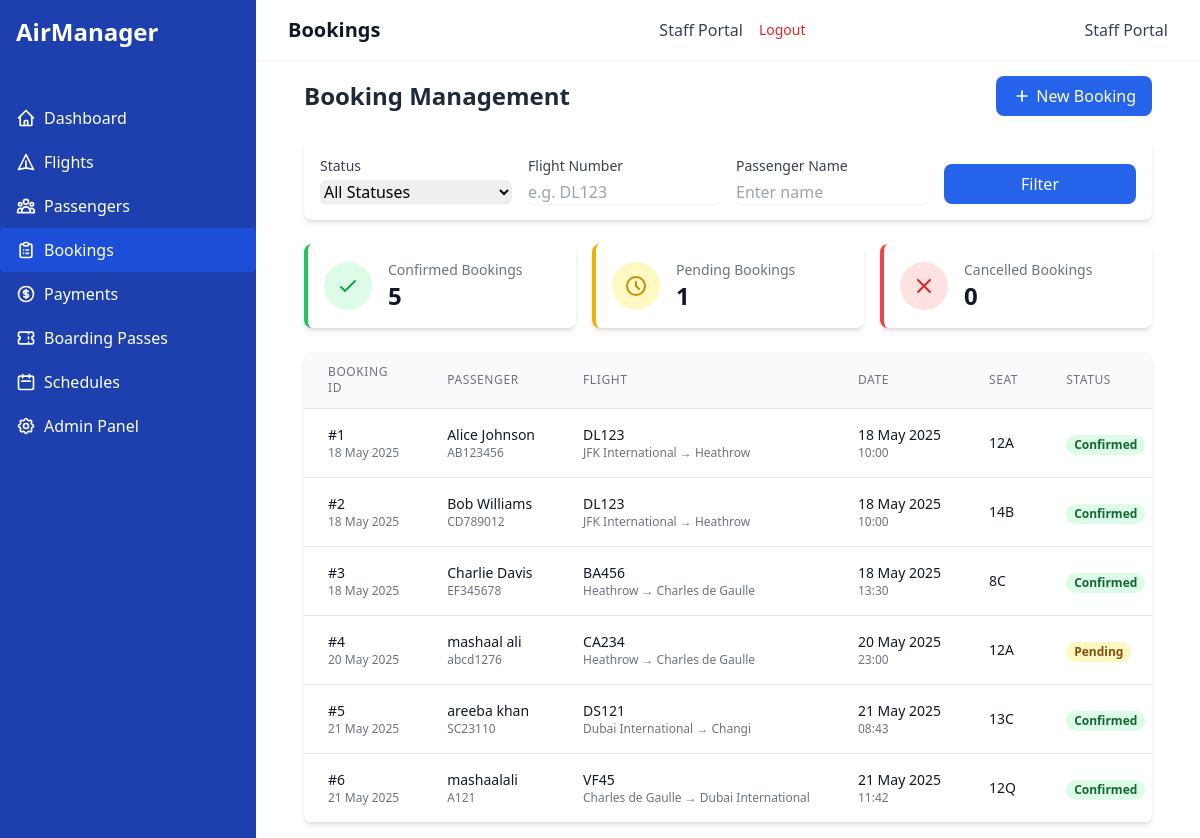
/bookings/ (signed in), run on an earlier commit of the app's database.
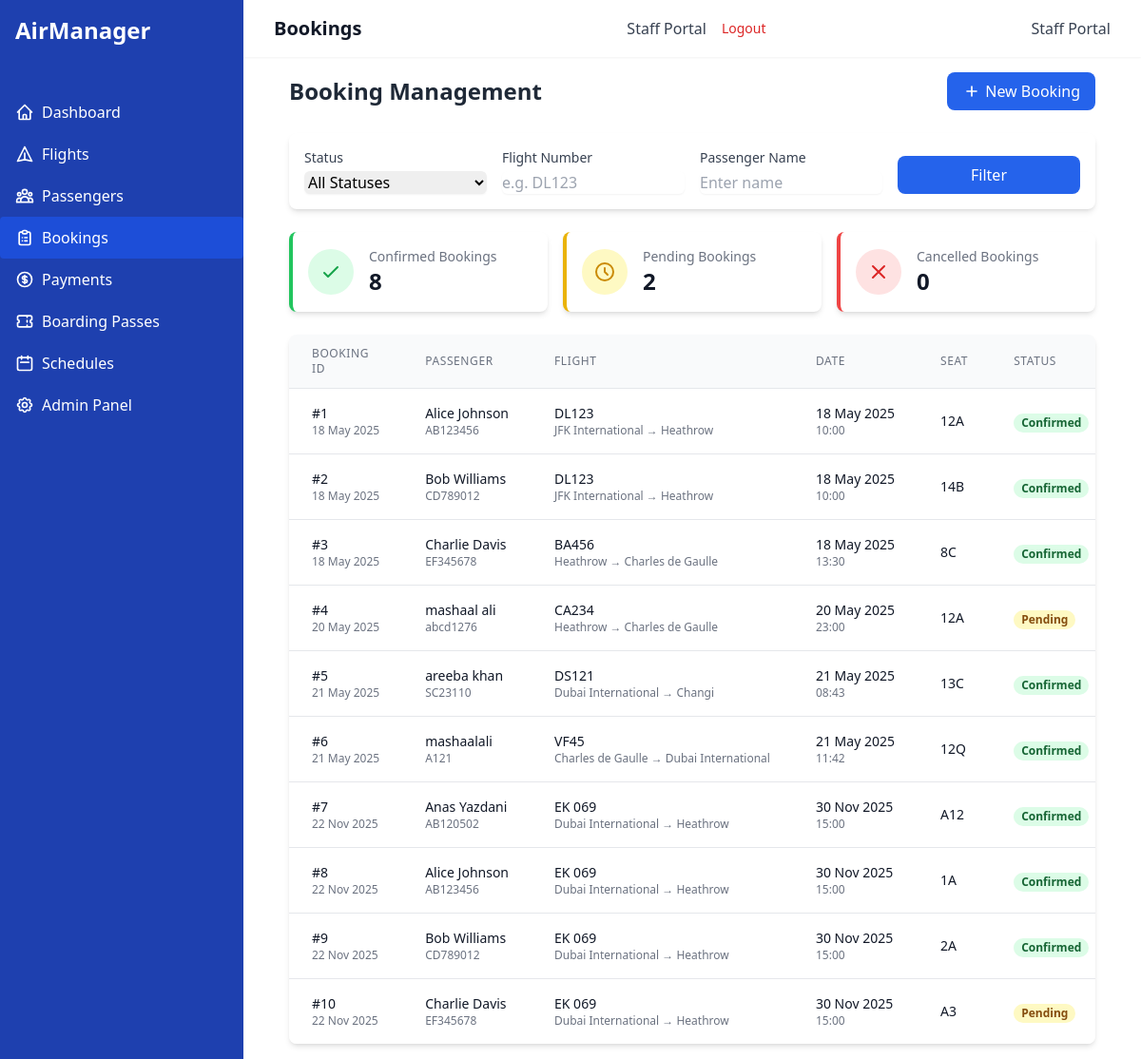
And on a later commit of the database.
### airline_app/models.py (models this page shows, shortened)
class Booking(models.Model):
    STATUS_CHOICES = [
        ('CONFIRMED', 'Confirmed'),
        ('PENDING', 'Pending'),
        ('CANCELLED', 'Cancelled'),
    ]
    booking_id = models.AutoField(primary_key=True)
    booking_date = models.DateTimeField(auto_now_add=True)
    seat_number = models.CharField(max_length=5)
    passenger = models.ForeignKey(
        Passenger, on_delete=models.CASCADE, related_name='bookings')
    flight = models.ForeignKey(
        Flight, on_delete=models.CASCADE, related_name='bookings')
    status = models.CharField(
        max_length=10, choices=STATUS_CHOICES, default='PENDING')
    class Meta:
        unique_together = ('flight', 'seat_number')

class Passenger(models.Model):
    GENDER_CHOICES = [
        ('M', 'Male'),
        ('F', 'Female'),
        ('O', 'Other'),
    ]
    passenger_id = models.AutoField(primary_key=True)
    name = models.CharField(max_length=100)
    date_of_birth = models.DateField()
    gender = models.CharField(max_length=1, choices=GENDER_CHOICES)
    email = models.EmailField()
    phone_number = models.CharField(max_length=15)
    passport_number = models.CharField(max_length=20, unique=True)
    address = models.TextField()

class Flight(models.Model):
    flight_id = models.AutoField(primary_key=True)
    flight_number = models.CharField(max_length=10, unique=True)
    departure_time = models.DateTimeField()
    arrival_time = models.DateTimeField()
    source_airport = models.ForeignKey(
        Airport, on_delete=models.CASCADE, related_name='departing_flights')
    destination_airport = models.ForeignKey(
        Airport, on_delete=models.CASCADE, related_name='arriving_flights')
    aircraft = models.ForeignKey(
        Aircraft, on_delete=models.CASCADE, related_name='flights')
    crew = models.ManyToManyField(CrewMember, related_name='flights')

class Airport(models.Model):
    airport_id = models.AutoField(primary_key=True)
    airport_name = models.CharField(max_length=100)
    location = models.CharField(max_length=100)
    country = models.CharField(max_length=50)

### airline_app/views.py (the view)
# urls.py: path('bookings/', views.BookingListView.as_view(), name='booking-list'),
class BookingListView(LoginRequiredMixin, ListView):
    model = Booking
    template_name = 'airline_app/booking_list.html'
    context_object_name = 'bookings'
    paginate_by = 10
    def get_queryset(self):
        queryset = Booking.objects.all()
        status = self.request.GET.get('status', '')
        if status:
            queryset = queryset.filter(status=status)
        flight = self.request.GET.get('flight', '')
        if flight:
            queryset = queryset.filter(flight__flight_number__icontains=flight)
        passenger = self.request.GET.get('passenger', '')
        if passenger:
            queryset = queryset.filter(passenger__name__icontains=passenger)
        return queryset
    def get_context_data(self, **kwargs):
        context = super().get_context_data(**kwargs)
        context['confirmed_count'] = Booking.objects.filter(
            status='CONFIRMED').count()
        context['pending_count'] = Booking.objects.filter(
            status='PENDING').count()
        context['cancelled_count'] = Booking.objects.filter(
            status='CANCELLED').count()
        return context

### airline_app/templates/airline_app/booking_list.html (shortened to what the changed rows need)
{% extends 'airline_app/base.html' %}
{% block header %}Bookings{% endblock %}
{% block content %}
<div class="mb-6 flex justify-between items-center">
    <h2 class="text-2xl font-bold text-gray-800">Booking Management</h2>
</div>
<div class="grid grid-cols-1 md:grid-cols-3 gap-4 mb-6">
    <div class="bg-white p-4 rounded-lg shadow-md border-l-4 border-green-500">
        <div class="flex items-center">
            <div class="ml-4">
                <h3 class="text-sm font-medium text-gray-500">Confirmed Bookings</h3>
                <p class="text-2xl font-bold text-gray-900">{{ confirmed_count }}</p>
            </div>
        </div>
    </div>
    <div class="bg-white p-4 rounded-lg shadow-md border-l-4 border-yellow-500">
        <div class="flex items-center">
            <div class="ml-4">
                <h3 class="text-sm font-medium text-gray-500">Pending Bookings</h3>
                <p class="text-2xl font-bold text-gray-900">{{ pending_count }}</p>
            </div>
        </div>
    </div>
</div>
<div class="bg-white rounded-lg shadow-md overflow-hidden">
    <div class="overflow-x-auto">
        <table class="min-w-full divide-y divide-gray-200">
            <thead class="bg-gray-50">
                <tr>
                    <th class="px-6 py-3 text-left text-xs font-medium text-gray-500 uppercase tracking-wider">Booking ID</th>
                    <th class="px-6 py-3 text-left text-xs font-medium text-gray-500 uppercase tracking-wider">Passenger</th>
                    <th class="px-6 py-3 text-left text-xs font-medium text-gray-500 uppercase tracking-wider">Flight</th>
                    <th class="px-6 py-3 text-left text-xs font-medium text-gray-500 uppercase tracking-wider">Date</th>
                    <th class="px-6 py-3 text-left text-xs font-medium text-gray-500 uppercase tracking-wider">Seat</th>
                    <th class="px-6 py-3 text-left text-xs font-medium text-gray-500 uppercase tracking-wider">Status</th>
                </tr>
            </thead>
            <tbody class="bg-white divide-y divide-gray-200">
                {% for booking in bookings %}
                <tr class="hover:bg-gray-50 transition-colors">
                    <td class="px-6 py-4 whitespace-nowrap">
                        <div class="text-sm font-medium text-gray-900">#{{ booking.booking_id }}</div>
                        <div class="text-xs text-gray-500">{{ booking.booking_date|date:"d M Y" }}</div>
                    </td>
                    <td class="px-6 py-4 whitespace-nowrap">
                        <div class="text-sm font-medium text-gray-900">{{ booking.passenger.name }}</div>
                        <div class="text-xs text-gray-500">{{ booking.passenger.passport_number }}</div>
                    </td>
                    <td class="px-6 py-4 whitespace-nowrap">
                        <div class="text-sm font-medium text-gray-900">{{ booking.flight.flight_number }}</div>
                        <div class="text-xs text-gray-500">
                            {{ booking.flight.source_airport.airport_name }} → {{ booking.flight.destination_airport.airport_name }}
                        </div>
                    </td>
                    <td class="px-6 py-4 whitespace-nowrap">
                        <div class="text-sm text-gray-900">{{ booking.flight.departure_time|date:"d M Y" }}</div>
                        <div class="text-xs text-gray-500">{{ booking.flight.departure_time|date:"H:i" }}</div>
                    </td>
                    <td class="px-6 py-4 whitespace-nowrap text-sm text-gray-900">
                        {{ booking.seat_number }}
                    </td>
                    <td class="px-6 py-4 whitespace-nowrap">
                        {% if booking.status == 'CONFIRMED' %}
                        <span class="px-2 inline-flex text-xs leading-5 font-semibold rounded-full bg-green-100 text-green-800">
                            Confirmed
                        </span>
                        {% elif booking.status == 'PENDING' %}
                        <span class="px-2 inline-flex text-xs leading-5 font-semibold rounded-full bg-yellow-100 text-yellow-800">
                            Pending
                        </span>
                        {% else %}
                        <span class="px-2 inline-flex text-xs leading-5 font-semibold rounded-full bg-red-100 text-red-800">
                            Cancelled
                        </span>
                        {% endif %}
                    </td>
                </tr>
                {% empty %}
                <tr>
                    <td colspan="8" class="px-6 py-4 text-center text-gray-500">No bookings found matching your criteria.</td>
                </tr>
                {% endfor %}
            </tbody>
        </table>
    </div>
</div>
{% endblock %}

What changed in the data, as far as the page shows it:
added Booking: booking_id "7", booking_date "22 Nov 2025", passenger.name "Anas Yazdani", passenger.passport_number "AB120502", flight.flight_number "EK 069", flight.source_airport.airport_name "Dubai International", flight.destination_airport.airport_name "Heathrow", flight.departure_time "30 Nov 2025", flight.departure_time "15:00", seat_number "A12", status "Confirmed"
added Booking: booking_id "8", booking_date "22 Nov 2025", passenger.name "Alice Johnson", passenger.passport_number "AB123456", flight.flight_number "EK 069", flight.source_airport.airport_name "Dubai International", flight.destination_airport.airport_name "Heathrow", flight.departure_time "30 Nov 2025", flight.departure_time "15:00", seat_number "1A", status "Confirmed"
added Booking: booking_id "9", booking_date "22 Nov 2025", passenger.name "Bob Williams", passenger.passport_number "CD789012", flight.flight_number "EK 069", flight.source_airport.airport_name "Dubai International", flight.destination_airport.airport_name "Heathrow", flight.departure_time "30 Nov 2025", flight.departure_time "15:00", seat_number "2A", status "Confirmed"
added Booking: booking_id "10", booking_date "22 Nov 2025", passenger.name "Charlie Davis", passenger.passport_number "EF345678", flight.flight_number "EK 069", flight.source_airport.airport_name "Dubai International", flight.destination_airport.airport_name "Heathrow", flight.departure_time "30 Nov 2025", flight.departure_time "15:00", seat_number "A3", status "Pending"
Also different on the page:
{{ confirmed_count }}: "5" → "8"
{{ pending_count }}: "1" → "2"
